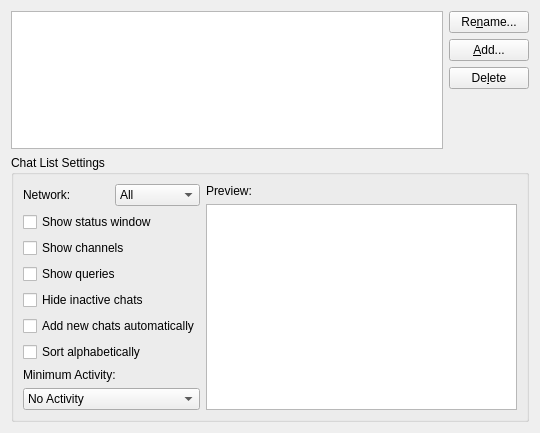
<?xml version="1.0" encoding="UTF-8"?>
<ui version="4.0">
 <class>BufferViewSettingsPage</class>
 <widget class="QWidget" name="BufferViewSettingsPage">
  <property name="geometry">
   <rect>
    <x>0</x>
    <y>0</y>
    <width>540</width>
    <height>433</height>
   </rect>
  </property>
  <property name="windowTitle">
   <string>Form</string>
  </property>
  <layout class="QGridLayout" name="gridLayout_2">
   <item row="0" column="0" rowspan="2">
    <widget class="QListWidget" name="bufferViewList"/>
   </item>
   <item row="0" column="1">
    <layout class="QVBoxLayout" name="verticalLayout_2">
     <item>
      <widget class="QPushButton" name="renameBufferView">
       <property name="sizePolicy">
        <sizepolicy hsizetype="Preferred" vsizetype="Fixed">
         <horstretch>0</horstretch>
         <verstretch>0</verstretch>
        </sizepolicy>
       </property>
       <property name="text">
        <string>Re&amp;name...</string>
       </property>
       <property name="icon">
        <iconset>
         <normaloff>:/16x16/actions/oxygen/16x16/actions/edit-rename.png</normaloff>:/16x16/actions/oxygen/16x16/actions/edit-rename.png</iconset>
       </property>
      </widget>
     </item>
     <item>
      <widget class="QPushButton" name="addBufferView">
       <property name="sizePolicy">
        <sizepolicy hsizetype="Preferred" vsizetype="Fixed">
         <horstretch>0</horstretch>
         <verstretch>0</verstretch>
        </sizepolicy>
       </property>
       <property name="text">
        <string>&amp;Add...</string>
       </property>
       <property name="icon">
        <iconset>
         <normaloff>:/16x16/actions/oxygen/16x16/actions/list-add.png</normaloff>:/16x16/actions/oxygen/16x16/actions/list-add.png</iconset>
       </property>
       <property name="iconSize">
        <size>
         <width>16</width>
         <height>16</height>
        </size>
       </property>
      </widget>
     </item>
     <item>
      <widget class="QPushButton" name="deleteBufferView">
       <property name="sizePolicy">
        <sizepolicy hsizetype="Preferred" vsizetype="Fixed">
         <horstretch>0</horstretch>
         <verstretch>0</verstretch>
        </sizepolicy>
       </property>
       <property name="text">
        <string>De&amp;lete</string>
       </property>
       <property name="icon">
        <iconset>
         <normaloff>:/16x16/actions/oxygen/16x16/actions/edit-delete.png</normaloff>:/16x16/actions/oxygen/16x16/actions/edit-delete.png</iconset>
       </property>
      </widget>
     </item>
    </layout>
   </item>
   <item row="1" column="1">
    <spacer name="spacer">
     <property name="orientation">
      <enum>Qt::Vertical</enum>
     </property>
     <property name="sizeHint" stdset="0">
      <size>
       <width>17</width>
       <height>65</height>
      </size>
     </property>
    </spacer>
   </item>
   <item row="2" column="0" colspan="2">
    <widget class="QGroupBox" name="settingsGroupBox">
     <property name="title">
      <string>Chat List Settings</string>
     </property>
     <layout class="QGridLayout" name="gridLayout">
      <item row="0" column="0">
       <layout class="QHBoxLayout">
        <item>
         <widget class="QLabel" name="label">
          <property name="text">
           <string>Network:</string>
          </property>
         </widget>
        </item>
        <item>
         <widget class="QComboBox" name="networkSelector">
          <item>
           <property name="text">
            <string>All</string>
           </property>
          </item>
         </widget>
        </item>
       </layout>
      </item>
      <item row="0" column="1" rowspan="10">
       <layout class="QVBoxLayout">
        <item>
         <widget class="QLabel" name="label_2">
          <property name="text">
           <string>Preview:</string>
          </property>
         </widget>
        </item>
        <item>
         <widget class="PreviewBufferView" name="bufferViewPreview">
          <property name="headerHidden">
           <bool>true</bool>
          </property>
         </widget>
        </item>
       </layout>
      </item>
      <item row="1" column="0">
       <widget class="QCheckBox" name="onlyStatusBuffers">
        <property name="toolTip">
         <string>This option is not available when all Networks are visible.
In this mode no separate status buffer is displayed.</string>
        </property>
        <property name="text">
         <string>Show status window</string>
        </property>
       </widget>
      </item>
      <item row="2" column="0">
       <widget class="QCheckBox" name="onlyChannelBuffers">
        <property name="text">
         <string>Show channels</string>
        </property>
       </widget>
      </item>
      <item row="3" column="0">
       <widget class="QCheckBox" name="onlyQueryBuffers">
        <property name="text">
         <string>Show queries</string>
        </property>
       </widget>
      </item>
      <item row="4" column="0">
       <widget class="QCheckBox" name="hideInactiveBuffers">
        <property name="text">
         <string>Hide inactive chats</string>
        </property>
       </widget>
      </item>
      <item row="5" column="0">
       <widget class="QCheckBox" name="addNewBuffersAutomatically">
        <property name="text">
         <string>Add new chats automatically</string>
        </property>
       </widget>
      </item>
      <item row="6" column="0">
       <widget class="QCheckBox" name="sortAlphabetically">
        <property name="text">
         <string>Sort alphabetically</string>
        </property>
       </widget>
      </item>
      <item row="7" column="0">
       <widget class="QLabel" name="label_3">
        <property name="text">
         <string>Minimum Activity:</string>
        </property>
       </widget>
      </item>
      <item row="8" column="0">
       <widget class="QComboBox" name="minimumActivitySelector">
        <item>
         <property name="text">
          <string>No Activity</string>
         </property>
        </item>
        <item>
         <property name="text">
          <string>Other Activity</string>
         </property>
        </item>
        <item>
         <property name="text">
          <string>New Message</string>
         </property>
        </item>
        <item>
         <property name="text">
          <string>Highlight</string>
         </property>
        </item>
       </widget>
      </item>
      <item row="9" column="0">
       <spacer>
        <property name="orientation">
         <enum>Qt::Vertical</enum>
        </property>
        <property name="sizeHint" stdset="0">
         <size>
          <width>20</width>
          <height>40</height>
         </size>
        </property>
       </spacer>
      </item>
     </layout>
     <zorder>onlyStatusBuffers</zorder>
     <zorder>onlyChannelBuffers</zorder>
     <zorder>onlyQueryBuffers</zorder>
     <zorder>hideInactiveBuffers</zorder>
     <zorder>addNewBuffersAutomatically</zorder>
     <zorder>sortAlphabetically</zorder>
     <zorder>label_3</zorder>
     <zorder>minimumActivitySelector</zorder>
     <zorder>bufferViewPreview</zorder>
     <zorder></zorder>
    </widget>
   </item>
  </layout>
 </widget>
 <customwidgets>
  <customwidget>
   <class>PreviewBufferView</class>
   <extends>QTreeView</extends>
   <header>settingspages/previewbufferview.h</header>
  </customwidget>
 </customwidgets>
 <tabstops>
  <tabstop>bufferViewList</tabstop>
  <tabstop>renameBufferView</tabstop>
  <tabstop>addBufferView</tabstop>
  <tabstop>deleteBufferView</tabstop>
  <tabstop>networkSelector</tabstop>
  <tabstop>onlyStatusBuffers</tabstop>
  <tabstop>onlyChannelBuffers</tabstop>
  <tabstop>onlyQueryBuffers</tabstop>
  <tabstop>hideInactiveBuffers</tabstop>
  <tabstop>addNewBuffersAutomatically</tabstop>
  <tabstop>sortAlphabetically</tabstop>
  <tabstop>minimumActivitySelector</tabstop>
  <tabstop>bufferViewPreview</tabstop>
 </tabstops>
 <resources/>
 <connections/>
</ui>
